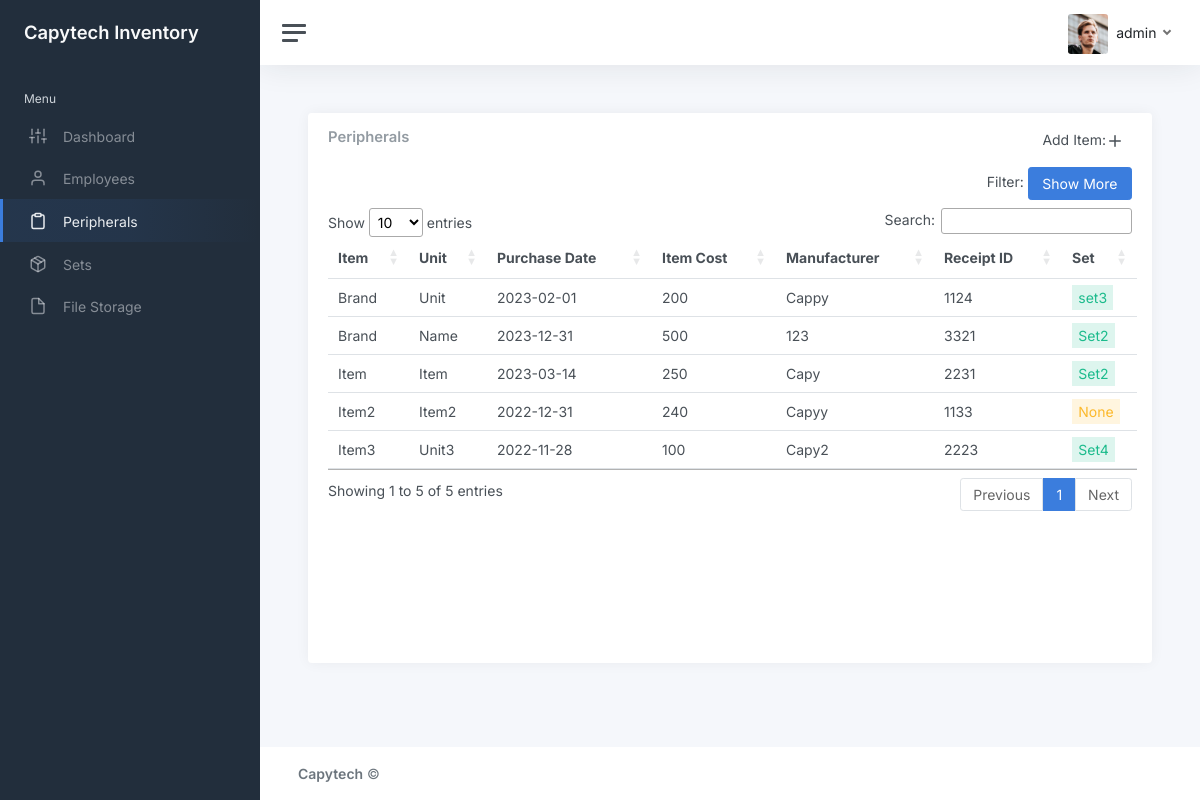
/peripherals.php (signed in), run on the app's committed database.
### tables this page shows
CREATE TABLE `peripherals` (
  `component_id` int(11) NOT NULL,
  `brand` varchar(100) NOT NULL,
  `unit` varchar(100) NOT NULL,
  `serial_number` int(100) NOT NULL,
  `specs` varchar(255) NOT NULL,
  `price` int(11) NOT NULL,
  `manufacturer` varchar(255) NOT NULL,
  `purchase_date` date NOT NULL,
  `receipt_id` int(11) NOT NULL,
  `set_id` int(100) NOT NULL
);

CREATE TABLE `set_bundle` (
  `set_id` int(100) NOT NULL,
  `set_name` varchar(255) NOT NULL
);

### components/peripherals.php (the view, shortened to what this page needs)
<main class="content">
<link rel="stylesheet" href="https://cdnjs.cloudflare.com/ajax/libs/font-awesome/4.7.0/css/font-awesome.min.css">
	<div class="container-fluid p-0">
		<div class="row">
			<div class="col-12 d-flex">
				<div class="card flex-fill">
					<div class="card-header d-flex justify-content-between">
						<h5 class="card-title mb-0">Peripherals</h5>
						<?php
						if($_SESSION["user_type"] ==1){
							echo '<a data-bs-toggle="modal" data-bs-target="#createItem"><label for="addItem">Add Item: </label><i class="align-middle me-2" data-feather="plus"></i></a>';
						}?>
					</div>
					<div class="filter">
					<div class="d-flex justify-content-end">
					<div id="showFilter">
						<label for="inputFirstname">Filter: </label>
						<button class="btn btn-primary" onclick="showFilters()">Show More</button>
					</div>
					</div>
					</div>
					<table id="itemTable" class="table table-hover my-0">
						<thead>
							<tr>
								<?php
										echo '<th><a class="sort-head">Item</a></th>';
										echo '<th><a class="sort-head"">Unit</a></th>';
										echo '<th><a class="sort-head">Purchase Date</a></th>';
										echo '<th><a class="sort-head">Item Cost</a></th>';
										echo '<th><a class="sort-head">Manufacturer</a></th>';
										echo '<th><a class="sort-head">Receipt ID</a></th>';
										echo '<th><a class="sort-head">Set</a></th>';
								?>
							</tr>
						</thead>
						<tbody>
							<?php
								if(isset($_POST['brand'])){
									$brand = $_POST['brand'];
								} else {
									$brand = "";
								}
								if(isset($_POST['unit'])){
									$unit = $_POST['unit'];
								} else {
									$unit = "";
								}
								if(isset($_POST['serial_number'])){
									$serial_number = $_POST['serial_number'];
								} else {
									$serial_number = "";
								}
								if(isset($_POST['manufacturer'])){
									$manufacturer = $_POST['manufacturer'];
								} else {
									$manufacturer = "";
								}
								if(isset($_POST['purchaseDate'])){
									$purchaseDate = $_POST['purchaseDate'];
								} else {
									$purchaseDate = "";
								}
								if(isset($_POST['receiptId'])){
									$receiptId = $_POST['receiptId'];
								} else {
									$receiptId = "";
								}
								if(isset($_POST['bundle'])){
									$check = $_POST['bundle'];
									if($check != 'all'){
											if($serial_number == ""){
												if($purchaseDate == ""){
													$get_peripherals = "SELECT * FROM peripherals WHERE set_id = '$check' AND brand LIKE '%$brand%' AND unit LIKE '%$unit%' AND manufacturer LIKE '%$manufacturer%' AND receipt_id LIKE '%$receiptId%'";
												} else {
													$get_peripherals = "SELECT * FROM peripherals WHERE set_id = '$check' AND purchase_date = '$purchaseDate' AND brand LIKE '%$brand%' AND unit LIKE '%$unit%' AND manufacturer LIKE '%$manufacturer%' AND receipt_id LIKE '%$receiptId%'";
												}
											} else {
												if($purchaseDate == ""){
													$get_peripherals = "SELECT * FROM peripherals WHERE set_id = '$check' AND serial_number = '$serial_number' AND  brand LIKE '%$brand%' AND unit LIKE '%$unit%' AND manufacturer LIKE '%$manufacturer%' AND receipt_id LIKE '%$receiptId%'";
												} else {
													$get_peripherals = "SELECT * FROM peripherals WHERE set_id = '$check' AND purchase_date = '$purchaseDate' AND serial_number = '$serial_number' AND  brand LIKE '%$brand%' AND unit LIKE '%$unit%' AND manufacturer LIKE '%$manufacturer%' AND receipt_id LIKE '%$receiptId%'";
												}
											}
										$result = mysqli_query($db, $get_peripherals);
									} else {
											if($serial_number == ""){
												if($purchaseDate == ""){
													$get_peripherals = "SELECT * FROM peripherals WHERE brand LIKE '%$brand%' AND unit LIKE '%$unit%' AND manufacturer LIKE '%$manufacturer%' AND receipt_id LIKE '%$receiptId%'";
												} else {
													$get_peripherals = "SELECT * FROM peripherals WHERE brand LIKE '%$brand%' AND purchase_date = '$purchaseDate' AND unit LIKE '%$unit%' AND manufacturer LIKE '%$manufacturer%' AND receipt_id LIKE '%$receiptId%'";
												}
											} else {
												if($purchaseDate == ""){
													$get_peripherals = "SELECT * FROM peripherals WHERE serial_number = '$serial_number' AND brand LIKE '%$brand%' AND unit LIKE '%$unit%' AND manufacturer LIKE '%$manufacturer%' AND receipt_id LIKE '%$receiptId%'";
												} else {
													$get_peripherals = "SELECT * FROM peripherals WHERE serial_number = '$serial_number'  AND brand LIKE '%$brand%' AND unit LIKE '%$unit%' AND manufacturer LIKE '%$manufacturer%' AND receipt_id LIKE '%$receiptId%'";
												}
											}
										$result = mysqli_query($db, $get_peripherals);
									}
								} else {
									$get_peripherals = "SELECT * FROM peripherals";
									$result = mysqli_query($db, $get_peripherals);
								}
								while ($peripherals = mysqli_fetch_assoc($result)) {
									echo '<tr id="row_' . $peripherals['component_id'] . '" class="accordion">';
										echo '<td id="brand_' . $peripherals['component_id'] . '">' . $peripherals['brand'] . '</td>';
										echo '<td id="unit_' . $peripherals['component_id'] . '">' . $peripherals['unit'] . '</td>';
										echo '<td id="purchase_date_' . $peripherals['component_id'] . '">' . $peripherals['purchase_date'] . '</td>';
										echo '<td id="price_' . $peripherals['component_id'] . '">' . $peripherals['price'] . '</td>';
										echo '<td id="manufacturer_' . $peripherals['component_id'] . '">' . $peripherals['manufacturer'] . '</td>';
										echo '<td id="receipt_id_' . $peripherals['component_id'] . '">' . $peripherals['receipt_id'] . '</td>';
										$set = $peripherals['set_id'];
										if($set == 0) {
											echo '<td><span class="unassigned" id="set_text_' . $peripherals['component_id'] . '">None</span></td>';
										} else {
											$get_setID = "SELECT *
											FROM set_bundle
											WHERE set_id = '$set'";
											$result_set = mysqli_query($db, $get_setID);
											if (mysqli_num_rows($result_set) > 0) {
												while ($set = mysqli_fetch_assoc($result_set)) {
													$set = $set['set_name'];
													if($set == "Archived"){
														echo '<td><span class="archived" id="set_text_' . $peripherals['component_id'] . '">' . $set . '</span></td>';
													} else {
														echo '<td><span class="assigned" id="set_text_' . $peripherals['component_id'] . '">' . $set . '</span></td>';
													}
												}
											} else {
												echo '<td><span class="unassigned" id="set_text_' . $peripherals['component_id'] . '">None</span></td>';
											}
										}
										echo '</tr>';
								}
								?>
						</tbody>
					</table>
				</div>
			</div>
		</div>
	</div>
</main>

### styles/css/main.css (style rules this page uses)
.content .card { min-height: 550px; }
.filter { padding: 0 1.25rem; }
.sort-head { color: #495057; }
.assigned { background-color: rgba(28,187,140,.15); color: #1cbb8c; padding: 0.3em 0.45em; }
.unassigned { background-color: rgba(252,185,44,.15); color: #fcb92c; padding: 0.3em 0.45em; }
th { vertical-align: middle; }
.card { overflow: auto!important; }

### data on the page
peripherals: brand "Brand", unit "Unit", purchase_date "2023-02-01", price "200", manufacturer "Cappy", receipt "1124"
set_bundle: set_name "set3"
peripherals: brand "Brand", unit "Name", purchase_date "2023-12-31", price "500", manufacturer "123", receipt "3321"
set_bundle: set_name "Set2"
peripherals: brand "Item", unit "Item", purchase_date "2023-03-14", price "250", manufacturer "Capy", receipt "2231"
peripherals: brand "Item2", unit "Item2", purchase_date "2022-12-31", price "240", manufacturer "Capyy", receipt "1133"
peripherals: brand "Item3", unit "Unit3", purchase_date "2022-11-28", price "100", manufacturer "Capy2", receipt "2223"
set_bundle: set_name "Set4"

### other printed values
$_SESSION['username'] "admin"
